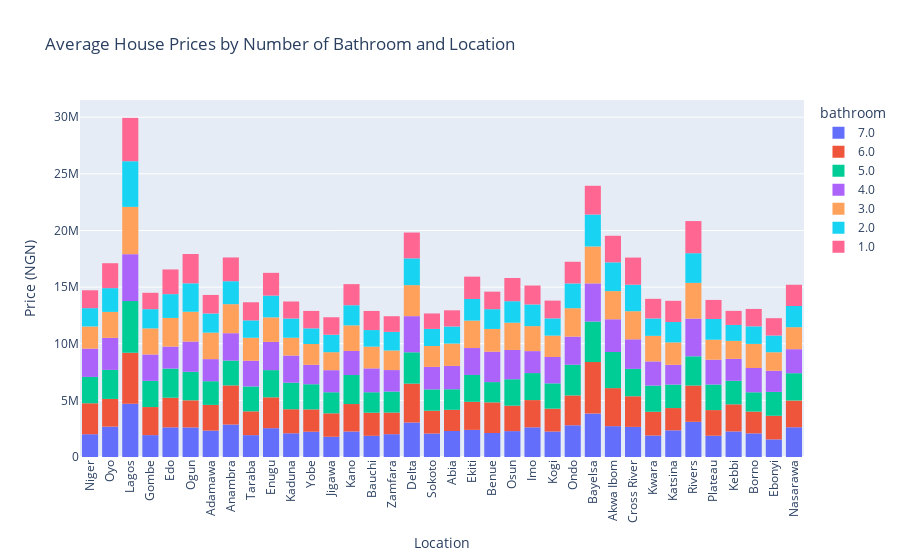

Notebook cell for this chart:
### Code cell
def plot_avg_prices_by_location(df, color):
    fig = px.histogram(
        df.dropna().sort_values(color, ascending=False),
        x="loc",
        y="price",
        color=color,
        title=f"Average House Prices by Number of {color.title()} and Location",
        histfunc="avg",
    )
    fig.update_layout(
        xaxis_tickangle=-90, xaxis_title="Location", yaxis_title="Price (NGN)"
    )
    fig.show()


plot_avg_prices_by_location(df_train, "bathroom")

### Figure 1 — Plotly figure (JSON) as saved in the notebook; plotly's stock layout.template omitted (floating-point values rounded to 4 significant figures; data arrays with more than 128 entries replaced by an {"elided": "..."} marker saying what was removed)
{"data": [{"alignmentgroup": "True", "bingroup": "x", "histfunc": "avg", "hovertemplate": "bathroom=7.0<br>loc=%{x}<br>avg of price=%{y}<extra></extra>", "legendgroup": "7.0", "marker": {"color": "#636efa", "pattern": {"shape": ""}}, "name": "7.0", "offsetgroup": "7.0", "orientation": "v", "showlegend": true, "type": "histogram", "x": {"elided": "535 str values"}, "xaxis": "x", "y": {"elided": "535 float values"}, "yaxis": "y"}, {"alignmentgroup": "True", "bingroup": "x", "histfunc": "avg", "hovertemplate": "bathroom=6.0<br>loc=%{x}<br>avg of price=%{y}<extra></extra>", "legendgroup": "6.0", "marker": {"color": "#EF553B", "pattern": {"shape": ""}}, "name": "6.0", "offsetgroup": "6.0", "orientation": "v", "showlegend": true, "type": "histogram", "x": {"elided": "550 str values"}, "xaxis": "x", "y": {"elided": "550 float values"}, "yaxis": "y"}, {"alignmentgroup": "True", "bingroup": "x", "histfunc": "avg", "hovertemplate": "bathroom=5.0<br>loc=%{x}<br>avg of price=%{y}<extra></extra>", "legendgroup": "5.0", "marker": {"color": "#00cc96", "pattern": {"shape": ""}}, "name": "5.0", "offsetgroup": "5.0", "orientation": "v", "showlegend": true, "type": "histogram", "x": {"elided": "524 str values"}, "xaxis": "x", "y": {"elided": "524 float values"}, "yaxis": "y"}, {"alignmentgroup": "True", "bingroup": "x", "histfunc": "avg", "hovertemplate": "bathroom=4.0<br>loc=%{x}<br>avg of price=%{y}<extra></extra>", "legendgroup": "4.0", "marker": {"color": "#ab63fa", "pattern": {"shape": ""}}, "name": "4.0", "offsetgroup": "4.0", "orientation": "v", "showlegend": true, "type": "histogram", "x": {"elided": "539 str values"}, "xaxis": "x", "y": {"elided": "539 float values"}, "yaxis": "y"}, {"alignmentgroup": "True", "bingroup": "x", "histfunc": "avg", "hovertemplate": "bathroom=3.0<br>loc=%{x}<br>avg of price=%{y}<extra></extra>", "legendgroup": "3.0", "marker": {"color": "#FFA15A", "pattern": {"shape": ""}}, "name": "3.0", "offsetgroup": "3.0", "orientation": "v", "showlegend": true, "type": "histogram", "x": {"elided": "517 str values"}, "xaxis": "x", "y": {"elided": "517 float values"}, "yaxis": "y"}, {"alignmentgroup": "True", "bingroup": "x", "histfunc": "avg", "hovertemplate": "bathroom=2.0<br>loc=%{x}<br>avg of price=%{y}<extra></extra>", "legendgroup": "2.0", "marker": {"color": "#19d3f3", "pattern": {"shape": ""}}, "name": "2.0", "offsetgroup": "2.0", "orientation": "v", "showlegend": true, "type": "histogram", "x": {"elided": "1490 str values"}, "xaxis": "x", "y": {"elided": "1490 float values"}, "yaxis": "y"}, {"alignmentgroup": "True", "bingroup": "x", "histfunc": "avg", "hovertemplate": "bathroom=1.0<br>loc=%{x}<br>avg of price=%{y}<extra></extra>", "legendgroup": "1.0", "marker": {"color": "#FF6692", "pattern": {"shape": ""}}, "name": "1.0", "offsetgroup": "1.0", "orientation": "v", "showlegend": true, "type": "histogram", "x": {"elided": "1534 str values"}, "xaxis": "x", "y": {"elided": "1534 float values"}, "yaxis": "y"}], "layout": {"barmode": "relative", "legend": {"title": {"text": "bathroom"}, "tracegroupgap": 0}, "title": {"text": "Average House Prices by Number of Bathroom and Location"}, "xaxis": {"anchor": "y", "domain": [0, 1], "tickangle": -90, "title": {"text": "Location"}}, "yaxis": {"anchor": "x", "domain": [0, 1], "title": {"text": "Price (NGN)"}}}}
